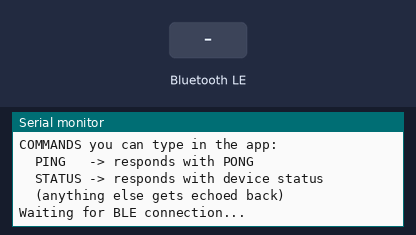
A sketch run on a simulated Seeed XIAO ESP32-S3. On the bench: the last lines printed to the serial monitor. The test bench sets the inputs (shaded band). Random numbers use the default seed unless the sketch sets one; nothing arrives over Bluetooth unless stated; a phone connects over Bluetooth LE 3 s after start.

Above: at 4.2 s.
4.3 s: Bluetooth LE write "STATUS" received
At 4.7 s:
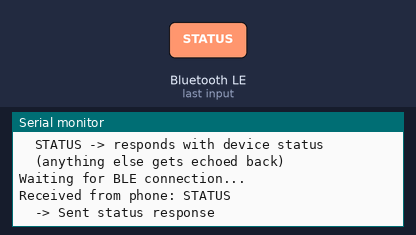
5.8 s: Bluetooth LE write "PING" received
At 5.97 s:
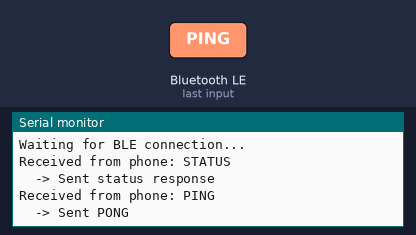
7.3 s: Bluetooth LE write "1" received
At 7.9 s:
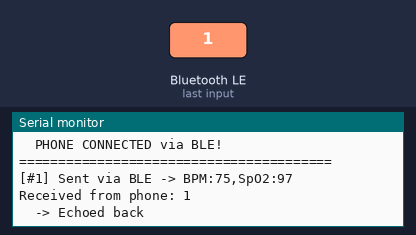
Timing chart, 0 to 10.3 s (numbered marks = the images above; inputs shaded):
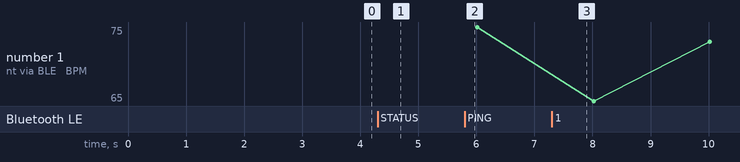

Measured:
- after the input at 4.3 s, the serial monitor: prints a new line at once (image 1)
- after the input at 5.8 s, the serial monitor: prints a new line at once (image 2)
- after the input at 7.3 s, the serial monitor: prints a new line at once (image 3)

The sketch:

test_ble.ino
```cpp
/*
 * ============================================================
 * BLE TEST - XIAO ESP32-S3
 * ============================================================
 *
 * Tests BLE connectivity from XIAO ESP32-S3.
 * Sends simulated vitals (BPM, SpO2) every 2 seconds.
 *
 * HOW TO TEST:
 *   1. Upload this sketch to XIAO ESP32-S3
 *   2. Open Serial Monitor at 115200 baud
 *   3. On your phone, install "Serial Bluetooth Terminal" from Play Store
 *   4. Open the app → Menu (☰) → Devices → BLE tab
 *   5. Scan and find "HealthMonitor_ESP32"
 *   6. Tap it to connect
 *   7. You should see vitals data streaming in the terminal
 *
 * BLE Service:   Custom UUID for Health Monitor
 * Characteristic: Sends vitals as text "BPM:72,SpO2:98"
 *                 Also supports NOTIFY so data pushes automatically
 *
 * Board: XIAO_ESP32S3 (any board package version)
 * Tools -> USB CDC On Boot: ENABLED
 * Serial Monitor: 115200 baud
 * No external libraries needed - uses built-in BLE
 * ============================================================
 */

#include <BLEDevice.h>
#include <BLEServer.h>
#include <BLEUtils.h>
#include <BLE2902.h>

// ========================
// BLE UUIDs
// ========================
// Custom UUIDs for our Health Monitor service
#define SERVICE_UUID        "12345678-1234-5678-1234-56789abcdef0"
#define VITALS_CHAR_UUID    "12345678-1234-5678-1234-56789abcdef1"  // Sends vitals data
#define COMMAND_CHAR_UUID   "12345678-1234-5678-1234-56789abcdef2"  // Receives commands from phone

// ========================
// BLE OBJECTS
// ========================
BLEServer*         pServer = NULL;
BLECharacteristic* pVitalsCharacteristic = NULL;
BLECharacteristic* pCommandCharacteristic = NULL;
BLEAdvertising*    pAdvertising = NULL;

// ========================
// STATE
// ========================
bool deviceConnected = false;
bool oldDeviceConnected = false;
unsigned long lastSendTime = 0;
int messageCount = 0;

// Simulated vitals (will be replaced with real MAX30102 data later)
int simBPM = 72;
int simSpO2 = 97;

// ========================
// BLE SERVER CALLBACKS
// ========================
class MyServerCallbacks : public BLEServerCallbacks {
  void onConnect(BLEServer* pServer) {
    deviceConnected = true;
    Serial.println();
    Serial.println("========================================");
    Serial.println("  PHONE CONNECTED via BLE!");
    Serial.println("========================================");
    Serial.println();
  }

  void onDisconnect(BLEServer* pServer) {
    deviceConnected = false;
    Serial.println();
    Serial.println("========================================");
    Serial.println("  PHONE DISCONNECTED");
    Serial.println("  Restarting advertising...");
    Serial.println("========================================");
    Serial.println();
  }
};

// ========================
// COMMAND CHARACTERISTIC CALLBACK
// ========================
// This handles data SENT FROM the phone TO the ESP32
class CommandCallbacks : public BLECharacteristicCallbacks {
  void onWrite(BLECharacteristic* pCharacteristic) {
    String value = pCharacteristic->getValue().c_str();

    if (value.length() > 0) {
      Serial.print("Received from phone: ");
      Serial.println(value);

      // Example commands the phone app could send:
      if (value == "STATUS") {
        // Send back a status message
        String status = "OK:Connected,Uptime:" + String(millis() / 1000) + "s";
        pVitalsCharacteristic->setValue(status.c_str());
        pVitalsCharacteristic->notify();
        Serial.println("  -> Sent status response");
      }
      else if (value == "PING") {
        pVitalsCharacteristic->setValue("PONG");
        pVitalsCharacteristic->notify();
        Serial.println("  -> Sent PONG");
      }
      else {
        // Echo back anything else
        String echo = "ECHO:" + value;
        pVitalsCharacteristic->setValue(echo.c_str());
        pVitalsCharacteristic->notify();
        Serial.println("  -> Echoed back");
      }
    }
  }
};

// ========================
// SETUP
// ========================
void setup() {
  Serial.begin(115200);
  while (!Serial) { delay(10); }
  delay(3000);

  Serial.println();
  Serial.println("=============================================");
  Serial.println("  BLE TEST - XIAO ESP32-S3");
  Serial.println("  Health Monitor Bluetooth Test");
  Serial.println("=============================================");
  Serial.println();

  // ---- Initialize BLE ----
  Serial.println("Initializing BLE...");
  BLEDevice::init("HealthMonitor_ESP32");

  // Create BLE Server
  pServer = BLEDevice::createServer();
  pServer->setCallbacks(new MyServerCallbacks());
  Serial.println("  BLE Server created");

  // Create BLE Service
  BLEService* pService = pServer->createService(SERVICE_UUID);
  Serial.println("  BLE Service created");

  // ---- Create VITALS Characteristic (ESP32 -> Phone) ----
  // Properties: READ + NOTIFY
  // Phone can read current value, and gets auto-notified of changes
  pVitalsCharacteristic = pService->createCharacteristic(
    VITALS_CHAR_UUID,
    BLECharacteristic::PROPERTY_READ   |
    BLECharacteristic::PROPERTY_NOTIFY
  );

  // Add Client Characteristic Configuration Descriptor (required for NOTIFY)
  pVitalsCharacteristic->addDescriptor(new BLE2902());
  pVitalsCharacteristic->setValue("Waiting for connection...");
  Serial.println("  Vitals characteristic created (READ + NOTIFY)");

  // ---- Create COMMAND Characteristic (Phone -> ESP32) ----
  // Properties: WRITE
  // Phone can send commands/data to ESP32
  pCommandCharacteristic = pService->createCharacteristic(
    COMMAND_CHAR_UUID,
    BLECharacteristic::PROPERTY_WRITE
  );
  pCommandCharacteristic->setCallbacks(new CommandCallbacks());
  Serial.println("  Command characteristic created (WRITE)");

  // ---- Start Service ----
  pService->start();
  Serial.println("  BLE Service started");

  // ---- Start Advertising ----
  pAdvertising = BLEDevice::getAdvertising();
  pAdvertising->addServiceUUID(SERVICE_UUID);
  pAdvertising->setScanResponse(true);

  // These settings help with iPhone compatibility
  pAdvertising->setMinPreferred(0x06);
  pAdvertising->setMinPreferred(0x12);

  BLEDevice::startAdvertising();

  Serial.println();
  Serial.println("=============================================");
  Serial.println("  BLE READY! Device name: HealthMonitor_ESP32");
  Serial.println("=============================================");
  Serial.println();
  Serial.println("INSTRUCTIONS:");
  Serial.println("  1. Open 'Serial Bluetooth Terminal' app on phone");
  Serial.println("  2. Go to Menu -> Devices -> BLE tab");
  Serial.println("  3. Tap SCAN");
  Serial.println("  4. Find 'HealthMonitor_ESP32' and tap to connect");
  Serial.println("  5. You should see vitals data appearing!");
  Serial.println();
  Serial.println("COMMANDS you can type in the app:");
  Serial.println("  PING   -> responds with PONG");
  Serial.println("  STATUS -> responds with device status");
  Serial.println("  (anything else gets echoed back)");
  Serial.println();
  Serial.println("Waiting for BLE connection...");
}

// ========================
// MAIN LOOP
// ========================
void loop() {
  // ---- When connected: Send vitals every 2 seconds ----
  if (deviceConnected) {
    if (millis() - lastSendTime >= 2000) {
      lastSendTime = millis();
      messageCount++;

      // Simulate slight variation in vitals
      simBPM = 70 + random(-5, 6);    // 65-75 BPM range
      simSpO2 = 97 + random(-1, 2);   // 96-98 SpO2 range

      // Format: "BPM:72,SpO2:98"
      // This format is easy to parse in MIT App Inventor later
      String vitalsData = "BPM:" + String(simBPM) + ",SpO2:" + String(simSpO2);

      // Send via BLE notification
      pVitalsCharacteristic->setValue(vitalsData.c_str());
      pVitalsCharacteristic->notify();

      // Also print to Serial Monitor
      Serial.print("[#");
      Serial.print(messageCount);
      Serial.print("] Sent via BLE -> ");
      Serial.println(vitalsData);
    }
  }

  // ---- Handle reconnection ----
  // If device was connected but now disconnected, restart advertising
  if (!deviceConnected && oldDeviceConnected) {
    delay(500);  // Give BLE stack time to get ready
    pServer->startAdvertising();
    Serial.println("Advertising restarted, waiting for connection...");
    oldDeviceConnected = deviceConnected;
  }

  // If device just connected
  if (deviceConnected && !oldDeviceConnected) {
    oldDeviceConnected = deviceConnected;
  }

  delay(10);  // Small delay to prevent watchdog issues
}
```
